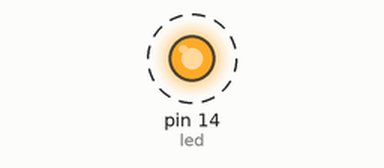
Simulated run of this program. Board: MicroPython board. Shown: output pins drawn as LEDs (lit = HIGH). Dashed ring = blinking.

Above: at 0.2 s.
Timing chart, 0 to 3.0 s (numbered marks = the images above):
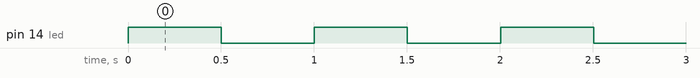

Measured:
- by itself, pin 14 (led): alternates HIGH for 0.50 s and LOW for 0.50 s

The program:

LAB-4-01.py
```python
from machine import Pin
from utime import ticks_ms, ticks_diff

led = Pin(14, Pin.OUT)
interval = 500  # milliseconds

while True:
    led.on()
    start_time = ticks_ms()
    while ticks_diff(ticks_ms(), start_time) < interval:
        pass
    led.off()
    start_time = ticks_ms()
    while ticks_diff(ticks_ms(), start_time) < interval:
        pass
```
